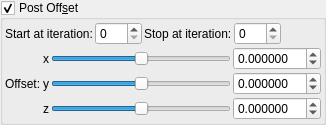
    <widget class="MyGroupBox" name="groupCheck_transf_constant_julia_mode">
     <property name="title">
      <string>Post Off&amp;set</string>
     </property>
     <property name="checkable">
      <bool>true</bool>
     </property>
     <layout class="QVBoxLayout" name="verticalLayout_48">
      <property name="spacing">
       <number>2</number>
      </property>
      <property name="leftMargin">
       <number>2</number>
      </property>
      <property name="topMargin">
       <number>2</number>
      </property>
      <property name="rightMargin">
       <number>2</number>
      </property>
      <property name="bottomMargin">
       <number>2</number>
      </property>
      <item>
       <layout class="QGridLayout" name="gridLayout_66">
        <property name="spacing">
         <number>2</number>
        </property>
        <item row="1" column="5">
         <spacer name="horizontalSpacer_38">
          <property name="orientation">
           <enum>Qt::Horizontal</enum>
          </property>
          <property name="sizeHint" stdset="0">
           <size>
            <width>40</width>
            <height>20</height>
           </size>
          </property>
         </spacer>
        </item>
        <item row="1" column="2">
         <widget class="QLabel" name="label_252">
          <property name="text">
           <string>Stop at iteration:</string>
          </property>
         </widget>
        </item>
        <item row="1" column="3">
         <widget class="MySpinBox" name="spinboxInt_transf_stop_iterations_E">
          <property name="sizePolicy">
           <sizepolicy hsizetype="Minimum" vsizetype="Maximum">
            <horstretch>0</horstretch>
            <verstretch>0</verstretch>
           </sizepolicy>
          </property>
          <property name="maximum">
           <number>250</number>
          </property>
         </widget>
        </item>
        <item row="1" column="1">
         <widget class="MySpinBox" name="spinboxInt_transf_start_iterations_E">
          <property name="sizePolicy">
           <sizepolicy hsizetype="Minimum" vsizetype="Maximum">
            <horstretch>0</horstretch>
            <verstretch>0</verstretch>
           </sizepolicy>
          </property>
          <property name="maximum">
           <number>250</number>
          </property>
         </widget>
        </item>
        <item row="1" column="0">
         <widget class="QLabel" name="label_253">
          <property name="text">
           <string>Start at iteration:</string>
          </property>
         </widget>
        </item>
       </layout>
      </item>
      <item>
       <layout class="QGridLayout" name="gridLayout_22">
        <property name="spacing">
         <number>2</number>
        </property>
        <item row="2" column="1">
         <widget class="QLabel" name="label_122">
          <property name="sizePolicy">
           <sizepolicy hsizetype="Preferred" vsizetype="Preferred">
            <horstretch>0</horstretch>
            <verstretch>0</verstretch>
           </sizepolicy>
          </property>
          <property name="text">
           <string notr="true">z</string>
          </property>
          <property name="alignment">
           <set>Qt::AlignRight|Qt::AlignTrailing|Qt::AlignVCenter</set>
          </property>
         </widget>
        </item>
        <item row="0" column="1">
         <widget class="QLabel" name="label_115">
          <property name="sizePolicy">
           <sizepolicy hsizetype="Preferred" vsizetype="Preferred">
            <horstretch>0</horstretch>
            <verstretch>0</verstretch>
           </sizepolicy>
          </property>
          <property name="text">
           <string notr="true">x</string>
          </property>
          <property name="alignment">
           <set>Qt::AlignRight|Qt::AlignTrailing|Qt::AlignVCenter</set>
          </property>
         </widget>
        </item>
        <item row="1" column="1">
         <widget class="QLabel" name="label_116">
          <property name="sizePolicy">
           <sizepolicy hsizetype="Preferred" vsizetype="Preferred">
            <horstretch>0</horstretch>
            <verstretch>0</verstretch>
           </sizepolicy>
          </property>
          <property name="text">
           <string notr="true">y</string>
          </property>
          <property name="alignment">
           <set>Qt::AlignRight|Qt::AlignTrailing|Qt::AlignVCenter</set>
          </property>
         </widget>
        </item>
        <item row="1" column="0">
         <widget class="QLabel" name="label_117">
          <property name="text">
           <string>Offset:</string>
          </property>
         </widget>
        </item>
        <item row="2" column="2">
         <widget class="QSlider" name="slider3_transf_offset_000_z">
          <property name="sizePolicy">
           <sizepolicy hsizetype="Expanding" vsizetype="Maximum">
            <horstretch>0</horstretch>
            <verstretch>0</verstretch>
           </sizepolicy>
          </property>
          <property name="minimum">
           <number>-5000000</number>
          </property>
          <property name="maximum">
           <number>5000000</number>
          </property>
          <property name="singleStep">
           <number>1</number>
          </property>
          <property name="orientation">
           <enum>Qt::Horizontal</enum>
          </property>
         </widget>
        </item>
        <item row="2" column="3">
         <widget class="MyDoubleSpinBox" name="spinbox3_transf_offset_000_z">
          <property name="sizePolicy">
           <sizepolicy hsizetype="Minimum" vsizetype="Maximum">
            <horstretch>0</horstretch>
            <verstretch>0</verstretch>
           </sizepolicy>
          </property>
          <property name="prefix">
           <string/>
          </property>
          <property name="suffix">
           <string/>
          </property>
          <property name="decimals">
           <number>6</number>
          </property>
          <property name="minimum">
           <double>-99.989999999999995</double>
          </property>
          <property name="maximum">
           <double>99.989999999999995</double>
          </property>
          <property name="singleStep">
           <double>0.100000000000000</double>
          </property>
         </widget>
        </item>
        <item row="1" column="2">
         <widget class="QSlider" name="slider3_transf_offset_000_y">
          <property name="sizePolicy">
           <sizepolicy hsizetype="Expanding" vsizetype="Maximum">
            <horstretch>0</horstretch>
            <verstretch>0</verstretch>
           </sizepolicy>
          </property>
          <property name="minimum">
           <number>-5000000</number>
          </property>
          <property name="maximum">
           <number>5000000</number>
          </property>
          <property name="singleStep">
           <number>1</number>
          </property>
          <property name="orientation">
           <enum>Qt::Horizontal</enum>
          </property>
         </widget>
        </item>
        <item row="1" column="3">
         <widget class="MyDoubleSpinBox" name="spinbox3_transf_offset_000_y">
          <property name="sizePolicy">
           <sizepolicy hsizetype="Minimum" vsizetype="Maximum">
            <horstretch>0</horstretch>
            <verstretch>0</verstretch>
           </sizepolicy>
          </property>
          <property name="prefix">
           <string/>
          </property>
          <property name="suffix">
           <string/>
          </property>
          <property name="decimals">
           <number>6</number>
          </property>
          <property name="minimum">
           <double>-99.989999999999995</double>
          </property>
          <property name="maximum">
           <double>99.989999999999995</double>
          </property>
          <property name="singleStep">
           <double>0.100000000000000</double>
          </property>
         </widget>
        </item>
        <item row="0" column="2">
         <widget class="QSlider" name="slider3_transf_offset_000_x">
          <property name="sizePolicy">
           <sizepolicy hsizetype="Preferred" vsizetype="Preferred">
            <horstretch>0</horstretch>
            <verstretch>0</verstretch>
           </sizepolicy>
          </property>
          <property name="minimum">
           <number>-5000000</number>
          </property>
          <property name="maximum">
           <number>5000000</number>
          </property>
          <property name="singleStep">
           <number>1</number>
          </property>
          <property name="orientation">
           <enum>Qt::Horizontal</enum>
          </property>
         </widget>
        </item>
        <item row="0" column="3">
         <widget class="MyDoubleSpinBox" name="spinbox3_transf_offset_000_x">
          <property name="sizePolicy">
           <sizepolicy hsizetype="Minimum" vsizetype="Maximum">
            <horstretch>0</horstretch>
            <verstretch>0</verstretch>
           </sizepolicy>
          </property>
          <property name="prefix">
           <string/>
          </property>
          <property name="suffix">
           <string/>
          </property>
          <property name="decimals">
           <number>6</number>
          </property>
          <property name="minimum">
           <double>-99.989999999999995</double>
          </property>
          <property name="maximum">
           <double>99.989999999999995</double>
          </property>
          <property name="singleStep">
           <double>0.100000000000000</double>
          </property>
         </widget>
        </item>
       </layout>
      </item>
     </layout>
    </widget>
